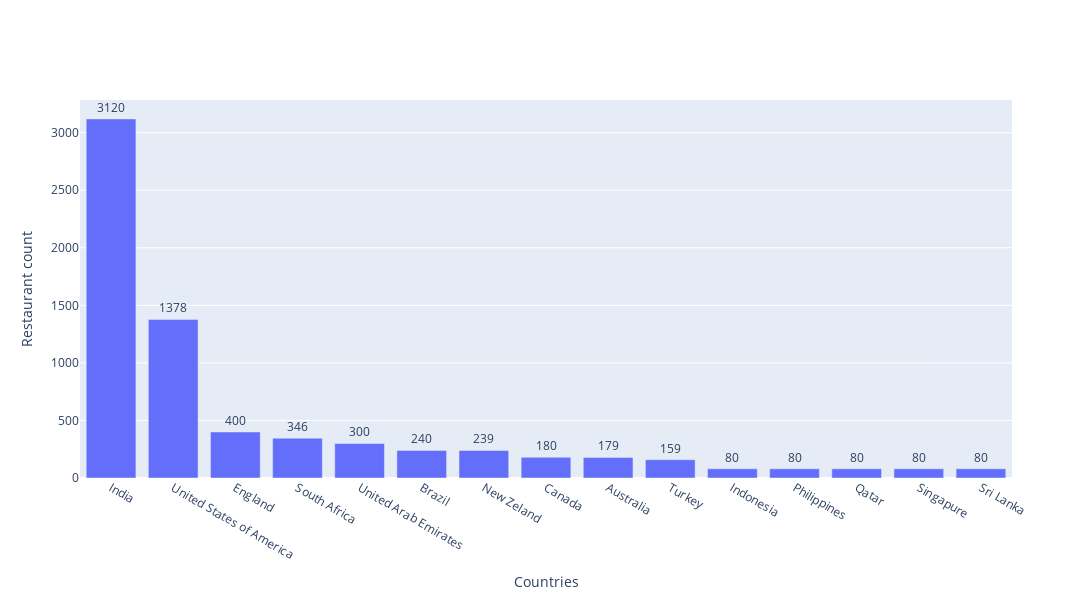

The notebook cell this image was saved under:
### Markdown cell above
## 2. Número de restaurantes por país

### Code cell
df_aux01 = df.loc[:, ['restaurant_id','country']].groupby(['country']).count().sort_values('restaurant_id', ascending=False).reset_index()

fig = go.Figure()

fig.add_trace(go.Bar(name='Restaurants_by_country', 
                             x=df_aux01['country'], 
                             y=df_aux01['restaurant_id']),
                             )
fig.update_layout(barmode= 'group')
fig.update_layout(autosize= False, width= 1200, height= 600)
fig.update_yaxes(automargin = True)
fig.update_layout(xaxis_title = 'Countries', yaxis_title = 'Restaurant count')
fig.update_traces(textposition='outside', selector=dict(type='bar'))
fig.update_traces(text= df_aux01['restaurant_id'], selector=dict(type='bar'))
fig.show()

### Figure 1 — Plotly figure (JSON) as saved in the notebook; plotly's stock layout.template omitted (floating-point values rounded to 4 significant figures)
{"data": [{"name": "Restaurants_by_country", "text": [3120, 1378, 400, 346, 300, 240, 239, 180, 179, 159, 80, 80, 80, 80, 80], "textposition": "outside", "type": "bar", "x": ["India", "United States of America", "England", "South Africa", "United Arab Emirates", "Brazil", "New Zeland", "Canada", "Australia", "Turkey", "Indonesia", "Philippines", "Qatar", "Singapure", "Sri Lanka"], "y": [3120, 1378, 400, 346, 300, 240, 239, 180, 179, 159, 80, 80, 80, 80, 80]}], "layout": {"autosize": false, "barmode": "group", "height": 600, "width": 1200, "xaxis": {"title": {"text": "Countries"}}, "yaxis": {"automargin": true, "title": {"text": "Restaurant count"}}}}
